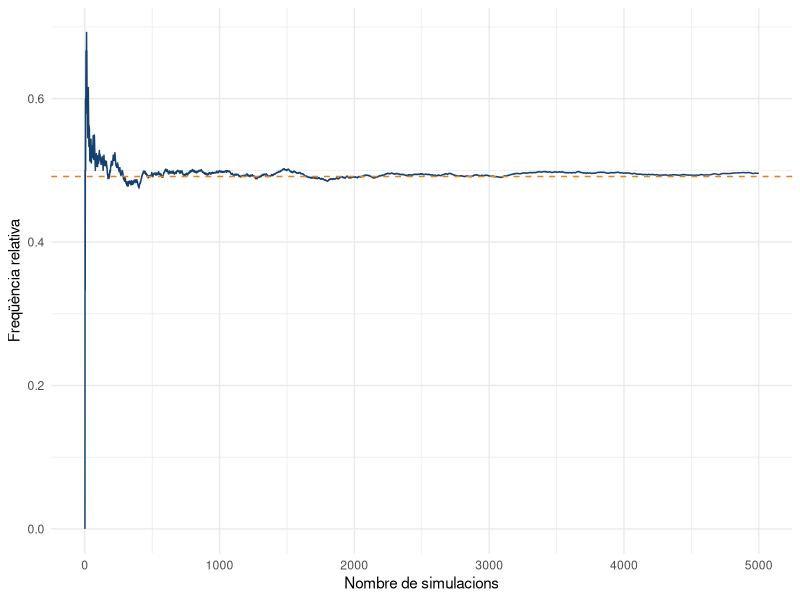

Source code (R): (Note: this script raises an error after producing the figure.)
## ---- chunk 1
#| include: false
library(tidyverse)
has_pkg <- function(p) requireNamespace(p, quietly = TRUE)
set.seed(2026)
## ---- chunk 2
p_joc1 <- 1 - (5/6)^4
p_joc2 <- 1 - (35/36)^24
c(p_joc1 = p_joc1, p_joc2 = p_joc2)
## ---- chunk 3
set.seed(2026)
B <- 5000

simula_joc <- function() {
  daus1 <- sample(1:6, 24, replace = TRUE)
  daus2 <- sample(1:6, 24, replace = TRUE)
  any(daus1 == 6 & daus2 == 6)
}

resultats <- replicate(B, simula_joc())
freq_acumulada <- cumsum(resultats) / seq_len(B)

tibble(sim = 1:B, freq = freq_acumulada) |>
  ggplot(aes(sim, freq)) +
  geom_line(color = "#14416E") +
  geom_hline(yintercept = p_joc2, color = "#E67E22", linetype = "dashed") +
  labs(x = "Nombre de simulacions", y = "Freqüència relativa") +
  theme_minimal()
## ---- chunk 4
c(P_E = 45/120, P_M = 75/120, P_D_i_E = 20/120)
## ---- chunk 5
peticions <- tibble::tribble(
  ~dispositiu,   ~estat,      ~n,
  "mobil",      "error",      25,
  "mobil",      "no_error",   50,
  "escriptori", "error",      20,
  "escriptori", "no_error",   25
)

xt <- xtabs(n ~ dispositiu + estat, data = peticions)
addmargins(xt)
round(prop.table(xt, margin = 1), 4)
## ---- chunk 6
p_error <- sum(xt[, "error"]) / sum(xt)
p_error_cond <- prop.table(xt, margin = 1)[, "error"]

p_error
p_error_cond
p_error_cond - p_error
## ---- chunk 7
p_rep <- function(k) 1 - prod((365 - 0:(k-1)) / 365)
sapply(c(10, 20, 23, 30), p_rep)
## ---- chunk 8
simula_aniversaris <- function(k) {
  dies <- sample(1:365, size = k, replace = TRUE)
  any(duplicated(dies))
}

set.seed(123)
B <- 10000
ks <- c(10, 20, 23, 30)

prob_sim <- sapply(ks, function(k) mean(replicate(B, simula_aniversaris(k))))
tibble::tibble(k = ks, prob_simulada = prob_sim)
## ---- chunk 9
p_rep(50)
set.seed(1)
mean(replicate(10000, simula_aniversaris(50)))
## ---- chunk 10
prior_spam <- 0.30
p_v_spam <- 0.30
p_v_no_spam <- 0.01

p_v <- p_v_spam * prior_spam + p_v_no_spam * (1 - prior_spam)
posterior_spam <- p_v_spam * prior_spam / p_v
c(p_v = p_v, posterior_spam = posterior_spam)
## ---- chunk 11
p_i <- 0.01; p_a_i <- 0.97; p_a_noi <- 0.02
p_i_a <- (p_a_i * p_i) / (p_a_i * p_i + p_a_noi * (1 - p_i))
p_i_a
## ---- chunk 12
p_i2 <- 0.10
(p_a_i * p_i2) / (p_a_i * p_i2 + p_a_noi * (1 - p_i2))
## ---- chunk 13
proveidors <- tibble::tribble(
  ~proveidor, ~quota, ~prob_defecte_cond,
  "A",        0.70,    0.04,
  "B",        0.24,    0.03,
  "C",        0.06,    0.01
)

prob_defecte_total <- sum(proveidors$quota * proveidors$prob_defecte_cond)

proveidors <- proveidors |>
  dplyr::mutate(prob_proveidor_si_defecte = quota * prob_defecte_cond / prob_defecte_total)

prob_defecte_total
proveidors
## ---- chunk 14
set.seed(123)
B <- 100000

simula_sistema <- function() {
  actiu <- rbinom(n = 3, size = 1, prob = 0.95)
  sum(actiu) >= 2
}

funciona <- replicate(B, simula_sistema())
mean(funciona)
## ---- chunk 15
1 - pbinom(1, size = 3, prob = 0.95)
## ---- chunk 16
#| eval: !expr has_pkg("furrr")
library(future)
library(furrr)

plan(multisession, workers = 4)

B <- 10000
resultats <- future_map_dbl(1:B, function(i) {
  actiu <- rbinom(n = 3, size = 1, prob = 0.95)
  as.numeric(sum(actiu) >= 2)
})

mean(resultats)
